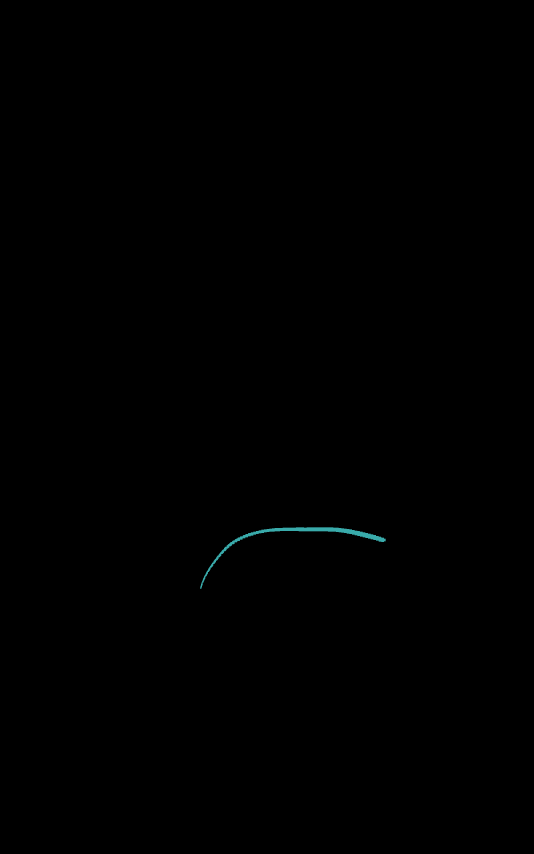
#> input picture temp/input.png, 1600 x 2560 px (shown at 1/3 size)
$ python process.py ../../temp/input.png out.png
#> lines starting #> are read from the running program, lines starting #| are printed output that depends on the picture; after the words box and inside, x2 and y2 are one past the last pixel; in counts of white or black regions, pixels touching at a corner belong together
import cv2
import numpy as np
import sys
import json
import math

# ----------------------------
# Helper: line intersection
# ----------------------------
def intersection(line1, line2):
    x1, y1, x2, y2 = line1
    x3, y3, x4, y4 = line2

    denom = (x1-x2)*(y3-y4) - (y1-y2)*(x3-x4)
    if abs(denom) < 1e-6:
        return None

    px = ((x1*y2 - y1*x2)*(x3-x4) - (x1-x2)*(x3*y4 - y3*x4)) / denom
    py = ((x1*y2 - y1*x2)*(y3-y4) - (y1-y2)*(x3*y4 - y3*x4)) / denom

    return [int(px), int(py)]


# ----------------------------
# Helper: cluster points (simple K-means)
# ----------------------------
def kmeans(points, k=2, iterations=10):
    if len(points) < k:
        return points

    centers = points[:k]

    for _ in range(iterations):
        clusters = [[] for _ in range(k)]

        for p in points:
            dists = [np.linalg.norm(np.array(p)-np.array(c)) for c in centers]
            idx = np.argmin(dists)
            clusters[idx].append(p)

        new_centers = []
        for cluster in clusters:
            if cluster:
                new_centers.append(np.mean(cluster, axis=0))
            else:
                new_centers.append(centers[len(new_centers)])

        centers = new_centers

    return [list(map(int, c)) for c in centers]


# ----------------------------
# Detect straight lines
# ----------------------------
def detect_lines(edges):
    lines = cv2.HoughLinesP(
        edges,
        1,
        np.pi / 180,
        threshold=80,
        minLineLength=40,
        maxLineGap=10
    )

    result = []
    if lines is not None:
        for l in lines:
            x1, y1, x2, y2 = l[0]
            result.append([x1, y1, x2, y2])

    return result


# ----------------------------
# Detect curves → convert to lines
# ----------------------------
def detect_curves(edges):
    contours, _ = cv2.findContours(edges, cv2.RETR_LIST, cv2.CHAIN_APPROX_NONE)

    curve_lines = []

    for cnt in contours:
        epsilon = 0.01 * cv2.arcLength(cnt, True)
        approx = cv2.approxPolyDP(cnt, epsilon, True)

        # Convert curve into segments
        for i in range(len(approx) - 1):
            x1, y1 = approx[i][0]
            x2, y2 = approx[i + 1][0]

            curve_lines.append([x1, y1, x2, y2])

    return curve_lines


# ----------------------------
# Compute vanishing points
# ----------------------------
def compute_vanishing_points(lines):
    intersections = []

    for i in range(len(lines)):
        for j in range(i+1, len(lines)):
            p = intersection(lines[i], lines[j])
            if p:
                intersections.append(p)

    if len(intersections) < 2:
        return []

    # Auto detect perspective type
    k = min(3, max(1, len(intersections)//20))

    vps = kmeans(intersections, k=k)

    return vps


# ----------------------------
# MAIN
# ----------------------------
def main():
    img_path = sys.argv[1]
    output_path = sys.argv[2]

    img = cv2.imread(img_path)
#> img is the input picture: shape (2560, 1600, 3); mean B, G, R 0.3, 0.3, 0.1

    # Resize for speed
    scale = 0.5
    img = cv2.resize(img, (0,0), fx=scale, fy=scale)
#> img: shape (1280, 800, 3)

    gray = cv2.cvtColor(img, cv2.COLOR_BGR2GRAY)

    # Edge detection
    edges = cv2.Canny(gray, 50, 150)
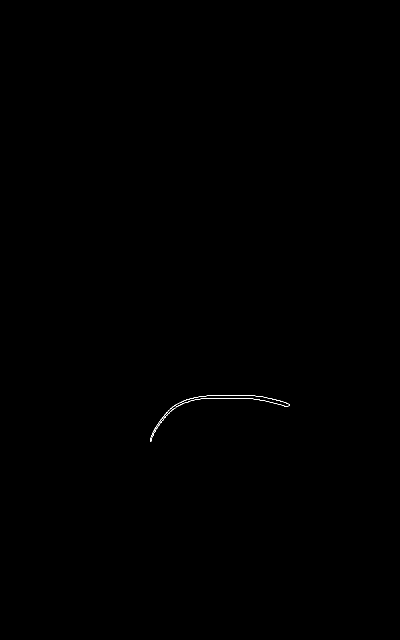
#> edges: shape (1280, 800) (shown at 1/2 size); 0.07% white in thin lines or dots, all inside (x1, y1, x2, y2) = (300, 790, 579, 883)

    # Detect lines
    lines = detect_lines(edges)
#> in detect_lines, `lines = cv2.HoughLinesP( edges, 1, np.pi / 180, threshold=80, minLineL..`: lines = [[413, 796, 490, 796]]
#> the loop in detect_lines, `for l in lines:` made 1 pass
#> lines = [[413, 796, 490, 796]]

    # Detect curves and convert
    curve_lines = detect_curves(edges)
#> in detect_curves, `contours, _ = cv2.findContours(edges, cv2.RETR_LIST, cv2.CHAIN_APPROX_..`: contours = 1 contour; box (x1, y1, x2, y2) and area: (300, 790, 579, 883) 94
#> the loop in detect_curves, `for cnt in contours:` made 1 pass
#> epsilon on pass 1: 13.49
#> after the loop in detect_curves, `for cnt in contours:`: curve_lines = 13 items, first 6: [578, 808, 498, 790], [498, 790, 379, 797], [379, 797, 332, 825], [332, 825, 300, 882], [300, 882, 332, 826], [332, 826, 380, 797]

    all_lines = lines + curve_lines
#> all_lines = 14 items, first 6: [413, 796, 490, 796], [578, 808, 498, 790], [498, 790, 379, 797], [379, 797, 332, 825], [332, 825, 300, 882], [300, 882, 332, 826]

    # Compute vanishing points
    vps = compute_vanishing_points(all_lines)
#> the loop in compute_vanishing_points, `for i in range(len(lines)):` made 14 passes

    # Scale back results
    def upscale(line):
        return [int(v/scale) for v in line]

    all_lines = [upscale(l) for l in all_lines]
    vps = [upscale(v) for v in vps]

    result = {
        "lines": all_lines,
        "vanishing_points": vps
    }

    with open(output_path, "w") as f:
        json.dump(result, f)


if __name__ == "__main__":
    main()
